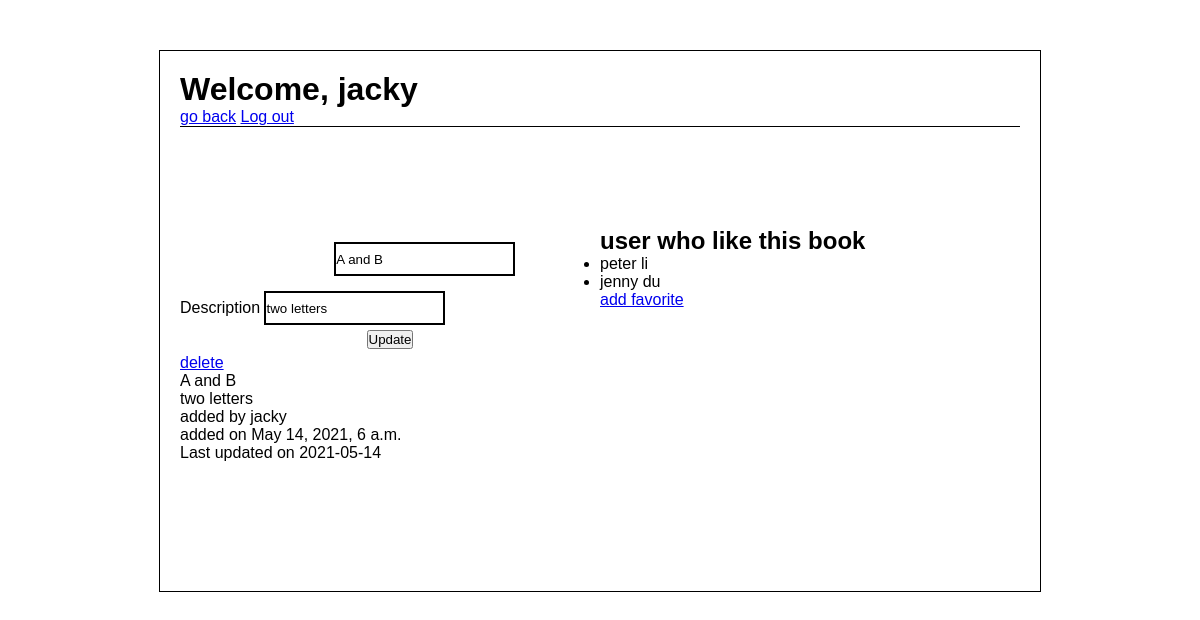
Page /books/19 (signed in) on the committed database.
### favorite_app/models.py (models this page shows)
class User(models.Model):
    first_name = models.CharField(max_length=45)
    last_name = models.CharField(max_length=45)
    email = models.CharField(max_length=45)
    password = models.CharField(max_length=255)
    created_at = models.DateTimeField(auto_now_add=True)
    updated_at = models.DateTimeField(auto_now=True)
    objects = UserManager()

class Book(models.Model):
    title = models.CharField(max_length=255)
    desc = models.TextField()
    uploaded_by = models.ForeignKey(User, related_name="books_loaded", on_delete=CASCADE)
    users_who_like = models.ManyToManyField(User, related_name="liked_books")
    created_at = models.DateTimeField(auto_now_add=True)
    updated_at = models.DateTimeField(auto_now=True)
    objects = BookManager()

### favorite_app/views.py (the view)
# urls.py: path('books/<int:book_id>', views.display_book),
def display_book(request, book_id):
        this_book = Book.objects.get(id=book_id)
        this_user = User.objects.get(id=request.session['user_id'])
        context = {
            'this_book':this_book,
            'this_user':this_user,
        }
        return render(request, "display_book.html", context)

### favorite_app/templates/display_book.html (shortened to what this page needs)
<!DOCTYPE html>
<html lang="en">
<head>
    {% load static %}
    <link rel="stylesheet" href="{% static 'style.css' %}">
</head>
<body>
    <div class="container-display">
        <div class="display-header">
            <h1>Welcome, {{request.session.logged_user}}</h1>
            <a href="/books">go back</a>
            <a id="logout" href="/logout">Log out</a>
        </div>
        <div class="error-report">
        </div>
        <div class="main-displaybook">
            <div class="display-left">
                {% if request.session.user_id == this_book.uploaded_by.id %}
                <form action="/books/{{this_book.id}}/update" method='POST'>
                    <div class="input1 ">
                        <input class="edit-book" type="text" name="title" value="{{this_book.title}}">
                    </div>
                    <div class="inpout1">
                        <label for="desc" name="description">Description</label>
                        <input class="edit-book" type="text" name="desc" value="{{this_book.desc}}">
                    </div>
                    <div class="btn-input input2">
                        <input type="submit" value="Update">
                    </div>
                    <div>
                        <a href="/books/{{this_book.id}}/delete">delete</a>
                    </div>
                </form>
                <p>{{this_book.title}}</p>
                <p>{{this_book.desc}}</p>
                {% else %}
                <p>{{this_book.title}}</p>
                <p>{{this_book.desc}}</p>
                {% endif %}
                <p>added by {{this_book.uploaded_by.first_name}}</p>
                <p>added on {{this_book.created_at}}</p>
                <p>Last updated on {{this_book.updated_at|date:'Y-m-d'}}</p>
            </div>
            <div class="display-right">
                <h2>user who like this book</h2>
                {% for user in this_book.users_who_like.all %}
                <ul>
                    {% if user.id == request.session.user_id %}
                    <li>{{user.first_name}} {{user.last_name}} <a href="/books/{{this_book.id}}/unfavor">Un-favorite</a>
                    </li>
                    {% else %}
                    <li>{{user.first_name}} {{user.last_name}}</li>
                    {% endif %}
                </ul>
                {% endfor %}
                {% if this_user not in this_book.users_who_like.all %}
                <p><a href="/books/{{this_book.id}}/add_favorite">add favorite</a></p>
                {% endif %}
            </div>
        </div>
    </div>
</body>
</html>

### favorite_app/static/style.css (style rules this page uses)
* { margin:0; padding:0; font-family: 'Montserrat', sans-serif; }
.error-report { display:block; padding:10px 20px; height:50px; margin-bottom: 30px; }
.input1 { padding:5px 10px 5px 5px; display:flex; justify-content:space-evenly; margin-top:10px; margin-bottom: 10px; }
.input2 { padding:5px; }
.btn-input { text-align: center; }
#logout { text-align: right; }
.container-display { margin:50px auto; border: 1px solid black; width: 70%; height:500px; padding:20px; }
.main-displaybook { display:flex; }
.display-left { flex:1; }
.display-right { flex:1; }
.display-header { border-bottom: 1px solid black; }
.edit-book { border:2px solid black; height:30px; }

### rows in the picture
User: session.logged_user "jacky"
Book: title "A and B", desc "two letters", uploaded_by.first_name "jacky", created_at "May 14, 2021, 6 a.m.", updated_at "2021-05-14"
User: first_name "peter", last_name "li"
User: first_name "jenny", last_name "du"
